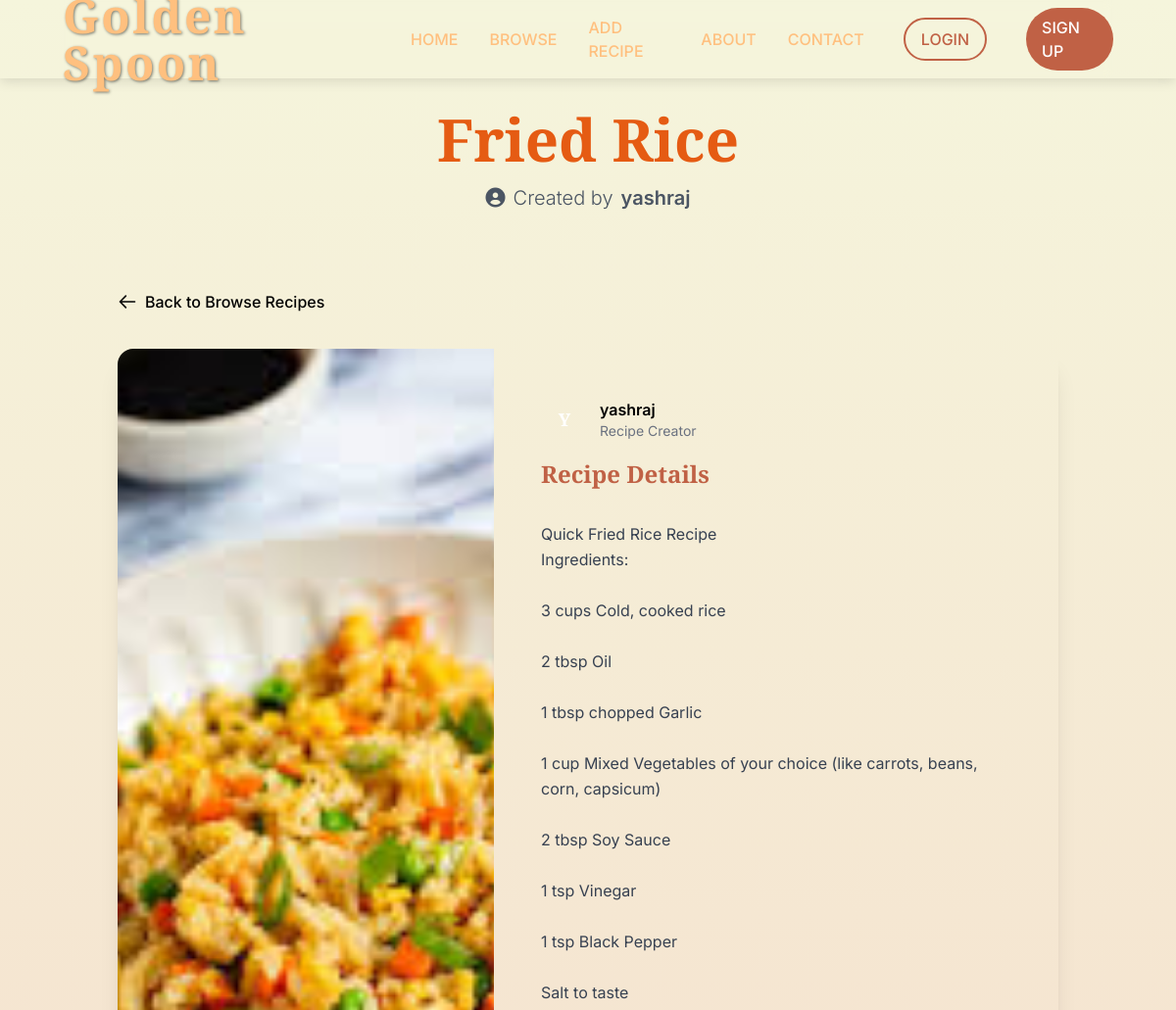
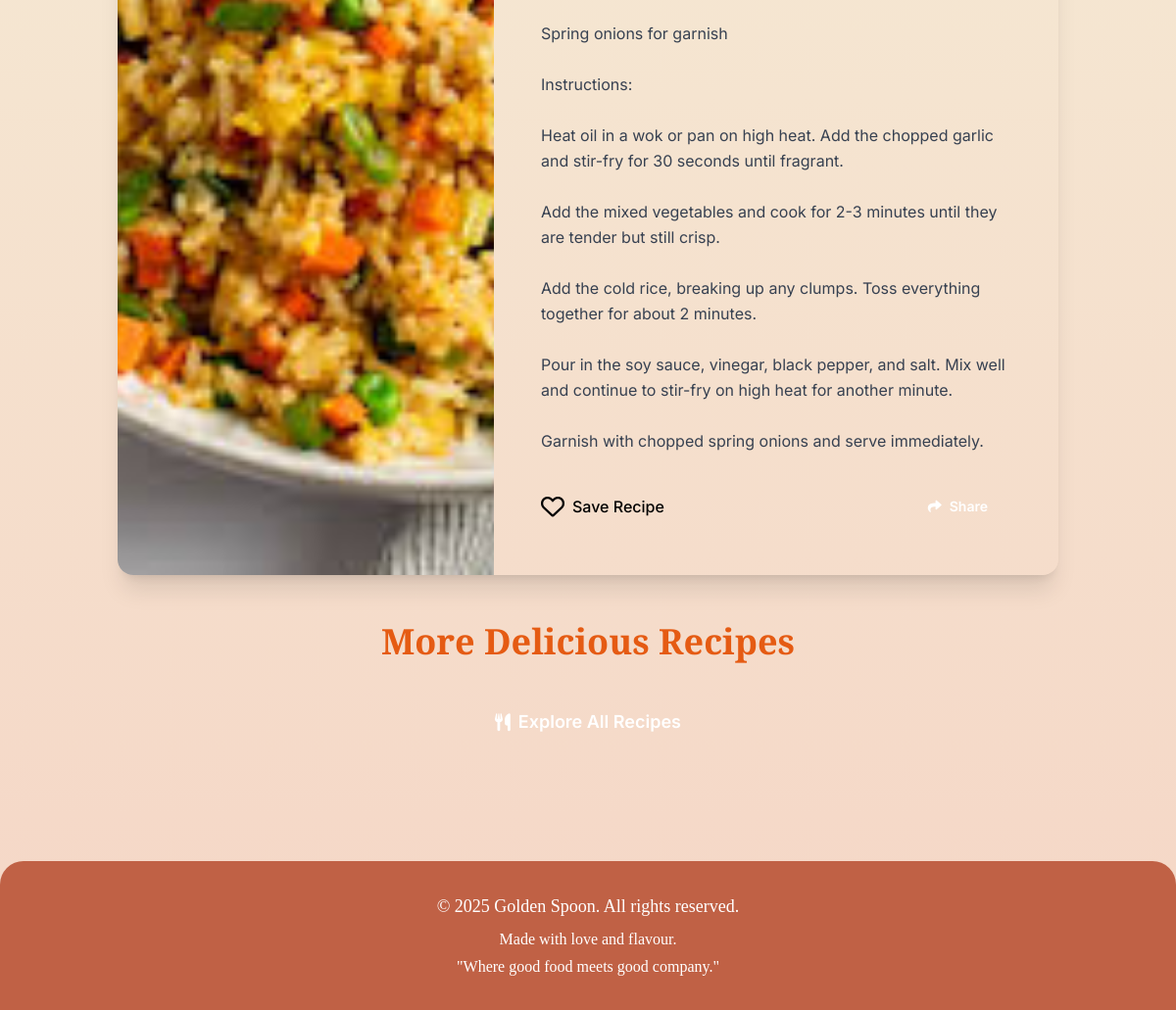
The app's page /recipe/14/ with its own data (2 pictures, top to bottom).
### recipe/models.py (models this page shows, shortened)
class Recipe(models.Model):
    name = models.CharField(max_length=255)
    image = models.ImageField(upload_to='recipes/')
    description = models.TextField()
    owner = models.ForeignKey(
        settings.AUTH_USER_MODEL,
        null=True,
        blank=True,
        on_delete=models.CASCADE,
        related_name='recipes'
    )
    created_at = models.DateTimeField(auto_now_add=True)

### recipe/views.py (the view)
# urls.py: path('recipe/<int:recipe_id>/', view_recipe, name='view_recipe'),
def view_recipe(request, recipe_id):
    recipe = get_object_or_404(Recipe, id=recipe_id)
    is_saved = False
    if request.user.is_authenticated:
        is_saved = SavedRecipe.objects.filter(user=request.user, recipe=recipe).exists()
    context = {
        'recipe': recipe,
        'is_saved': is_saved
    }
    return render(request, 'view_recipe.html', context)

### media/templates/view_recipe.html (shortened to what this page needs)
<!DOCTYPE html>
<html lang="en">
<head>
    <script src="https://cdn.tailwindcss.com"></script>
    <link rel="stylesheet" href="https://cdnjs.cloudflare.com/ajax/libs/font-awesome/6.0.0-beta3/css/all.min.css">
</head>
<body class="font-sans-inter text-warm-brown flex flex-col min-h-screen">
    {% include 'header.html' %}
    <header class="w-full py-8 text-center mt-20">
        <h1 class="text-4xl sm:text-5xl md:text-6xl font-serif-display font-bold mb-4" style="color: var(--burnt-orange);">{{ recipe.name }}</h1>
        {% if recipe.owner %}
        <p class="text-lg sm:text-xl text-gray-600 font-light flex items-center justify-center gap-2">
            <i class="fas fa-user-circle text-terracotta"></i>
            Created by <span class="font-semibold text-terracotta">{{ recipe.owner.username }}</span>
        </p>
        {% endif %}
    </header>
    <main class="container mx-auto px-4 sm:px-6 lg:px-8 py-12 flex-grow">
        <div class="mb-8">
            <a href="{% url 'browse_recipes' %}" class="inline-flex items-center text-terracotta hover:text-burnt-orange transition-colors duration-200 font-medium">
                <svg class="w-5 h-5 mr-2" fill="none" stroke="currentColor" viewBox="0 0 24 24">
                    <path stroke-linecap="round" stroke-linejoin="round" stroke-width="2" d="M10 19l-7-7m0 0l7-7m-7 7h18"/>
                </svg>
                Back to Browse Recipes
            </a>
        </div>
        <div class="bg-soft-blush rounded-2xl shadow-xl overflow-hidden mb-12">
            {% if recipe.image %}
            <div class="flex flex-col lg:flex-row">
                <div class="lg:w-2/5 h-64 lg:h-auto">
                    <img src="{{ recipe.image.url }}" alt="{{ recipe.name }}" class="w-full h-full object-cover">
                </div>
                <div class="lg:w-3/5 p-8 sm:p-12">
                    <div class="mb-8">
                        {% if recipe.owner %}
                        <div class="flex items-center gap-3 mb-4">
                            <div class="w-12 h-12 bg-terracotta rounded-full flex items-center justify-center text-white text-lg font-serif-display font-bold">
                            </div>
                            <div>
                                <p class="font-semibold text-terracotta">{{ recipe.owner.username }}</p>
                                <p class="text-sm text-gray-500">Recipe Creator</p>
                            </div>
                        </div>
                        {% endif %}
                        <h2 class="text-2xl font-serif-display font-bold mb-4" style="color: var(--terracotta);">Recipe Details</h2>
                    </div>
                    <div class="prose max-w-none mb-8">
                        <div class="text-base leading-relaxed text-gray-700 whitespace-pre-line">{{ recipe.description }}</div>
                    </div>
                    <div class="flex items-center justify-between">
                        <button class="like-btn flex items-center gap-2 text-burnt-orange hover:text-red-500 transition-colors duration-200 focus:outline-none">
                            <i class="far fa-heart text-2xl"></i>
                            <span class="font-medium">Save Recipe</span>
                        </button>
                        <div class="flex gap-3">
                            <button class="bg-terracotta hover:bg-burnt-orange text-white px-6 py-3 rounded-full text-sm font-semibold transition-colors duration-200 flex items-center gap-2">
                                <i class="fas fa-share"></i>
                                Share
                            </button>
                        </div>
                    </div>
                </div>
            </div>
            {% endif %}
        </div>
        <section class="mb-16">
            <h2 class="text-3xl sm:text-4xl font-serif-display font-bold text-center mb-8" style="color: var(--burnt-orange);">More Delicious Recipes</h2>
            <div class="text-center">
                <a href="{% url 'browse_recipes' %}" class="bg-terracotta hover:bg-burnt-orange text-white px-8 py-4 rounded-full text-lg font-semibold transition-colors duration-200 inline-flex items-center gap-2">
                    <i class="fas fa-utensils"></i>
                    Explore All Recipes
                </a>
            </div>
        </section>
    </main>
    <footer class="text-white py-8 px-8 rounded-t-3xl shadow-lg" style="background-color: var(--terracotta);">
        <div class="container mx-auto text-center">
            <span class="text-lg font-serif-display">&copy; 2025 Golden Spoon. All rights reserved.</span><br>
            <span class="block mt-2 text-base font-serif-display">Made with love and flavour.</span>
            <span class="block mt-1 text-base font-serif-display">"Where good food meets good company."</span>
        </div>
    </footer>
</body>
</html>

### media/templates/view_recipe.html (style rules this page uses)
.font-serif-display { font-family: 'Playfair Display', serif; }
.font-sans-inter { font-family: 'Inter', sans-serif; }
:root { --burnt-orange: #E55B13; --soft-blush: #F5D6C6; --honey-gold: #FFC07F; --cream: #F5F5DC; --terracotta: #C06145; --warm-brown: #6A4A3C; }
body { background: linear-gradient(to bottom, var(--cream), var(--soft-blush)); min-height: 100vh; }

### records on screen
Recipe: name "Fried Rice", owner.username "yashraj", image (picture), description "Quick Fried Rice Recipe Ingredients: 3 cups Cold, cooked rice 2 tbsp Oil 1 tbsp chopped Garlic 1 cup Mixed Vegetables of your choice (like carrots, beans, corn, capsicum) 2 tbsp Soy Sauce 1 tsp Vinegar 1 tsp Black Pepper Salt to taste Spring onions for garnish Instructions: Heat oil in a wok or pan on high heat. Add the chopped garlic and stir-fry for 30 seconds until fragrant. Add the mixed vegetables and cook for 2-3 minutes until they are tender but still crisp. Add the cold rice, breaking up any clumps. Toss everything together for about 2 minutes. Pour in the soy sauce, vinegar, black pepper, and salt. Mix well and continue to stir-fry on high heat for another minute. Garnish with…"
